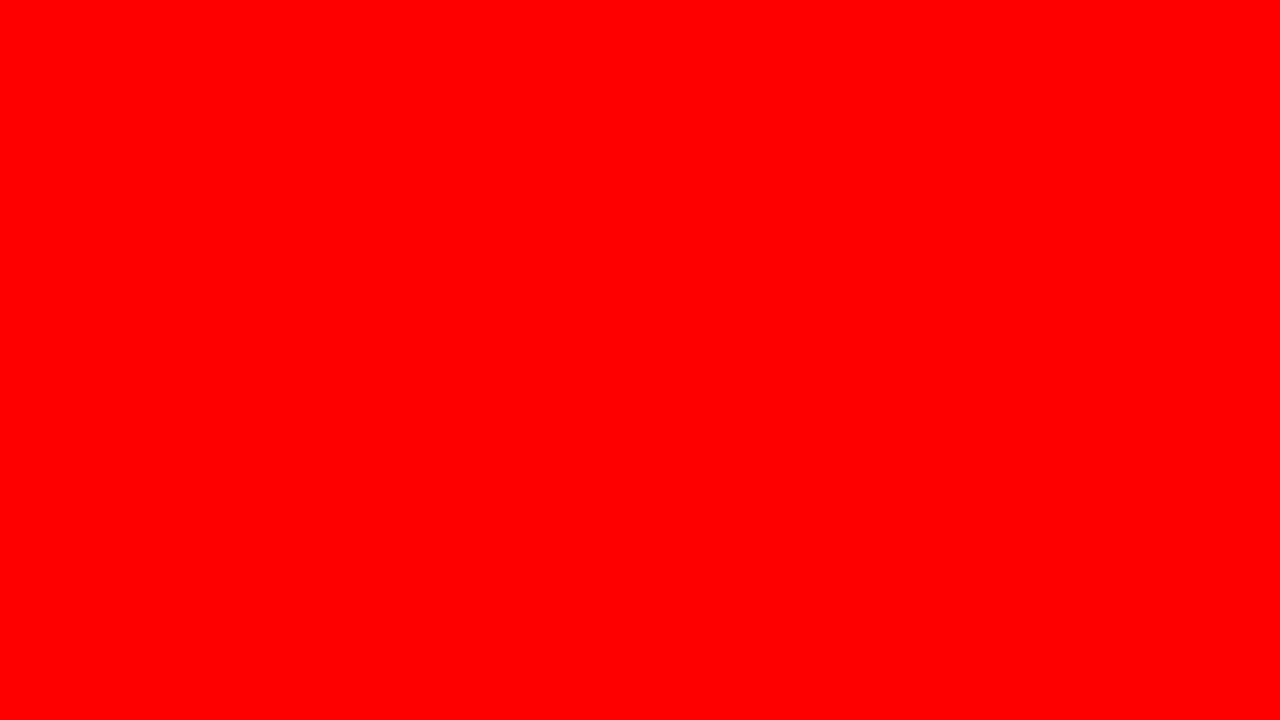
#> input picture Images/background.jpg, 1280 x 720 px
$ python txt2img.py Images/background.jpg
#> lines starting #> are read from the running program, lines starting #| are printed output that depends on the picture
from PIL import Image, ImageDraw, ImageFont
import textwrap
from string import ascii_letters
import sys
import os
import tamil

current_dir = os.getcwd()
font_path = os.path.join(current_dir, "Fonts")
img_path = os.path.join(current_dir, "Images")

language = sys.argv[1]

image = Image.open(os.path.join(img_path, 'background.jpg'))
#> image is the input picture: PIL image 1280x720 RGB; mean R, G, B 254, 0, 0
draw = ImageDraw.Draw(im=image)


with open("textvalue.txt") as tv:
#> (reads textvalue.txt from the repository)
	text = tv.read()
if language == 'ta':
	fnt = ImageFont.truetype(os.path.join(font_path, 'Bamini.ttf'), 30)
	avg_char_width = sum(fnt.getsize(char)[0] for char in ascii_letters) / len(ascii_letters)
	max_char_count = int( (image.size[0] * .95) / avg_char_width )
	text = textwrap.fill(text=text, width=max_char_count)
	text = tamil.txt2unicode.unicode2bamini(text)
else:
	fnt = ImageFont.truetype(os.path.join(font_path, 'arial.ttf'), 30)
	avg_char_width = sum(fnt.getsize(char)[0] for char in ascii_letters) / len(ascii_letters)
	max_char_count = int( (image.size[0] * .95) / avg_char_width )
#> max_char_count = 68
	text = textwrap.fill(text=text, width=max_char_count)


draw.text((image.size[0]/2,image.size[1]/2), text, font=fnt, fill='#000000', anchor='mm')

image.save(os.path.join(img_path, 'pil_text.png'))
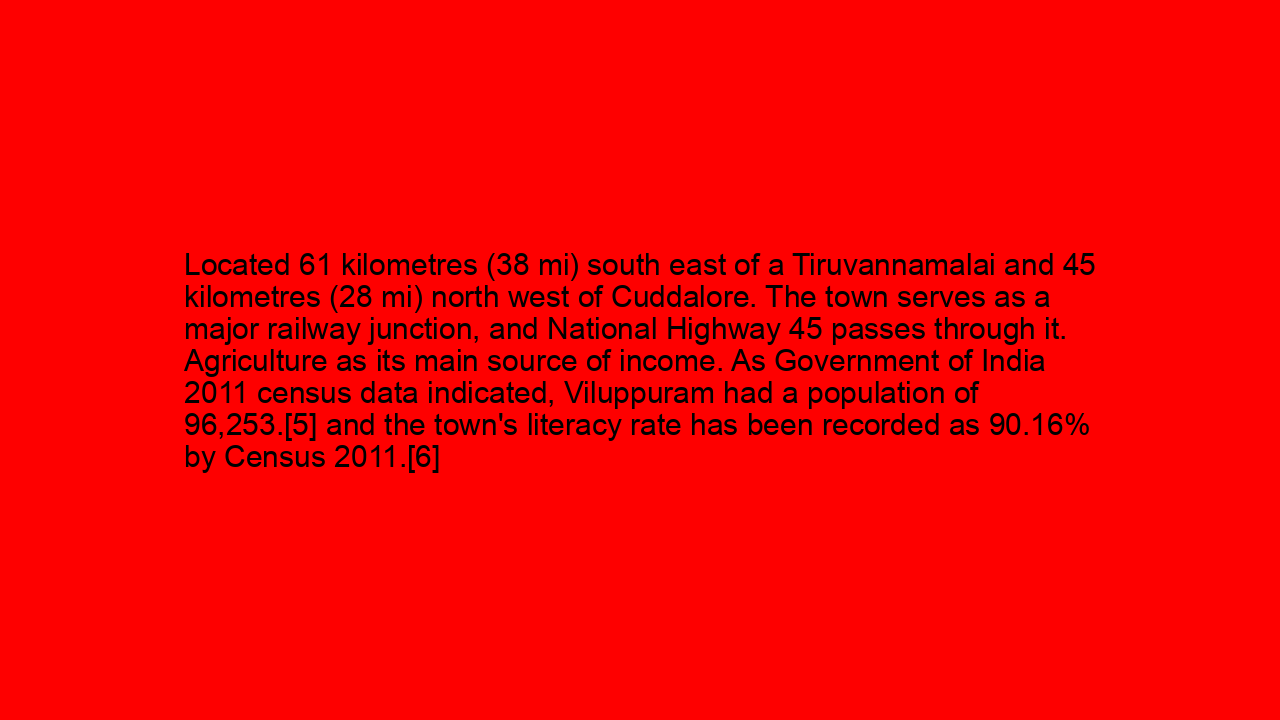
#> saved as pil_text.png: PIL image 1280x720 RGB; mean R, G, B 244.2, 0, 0
